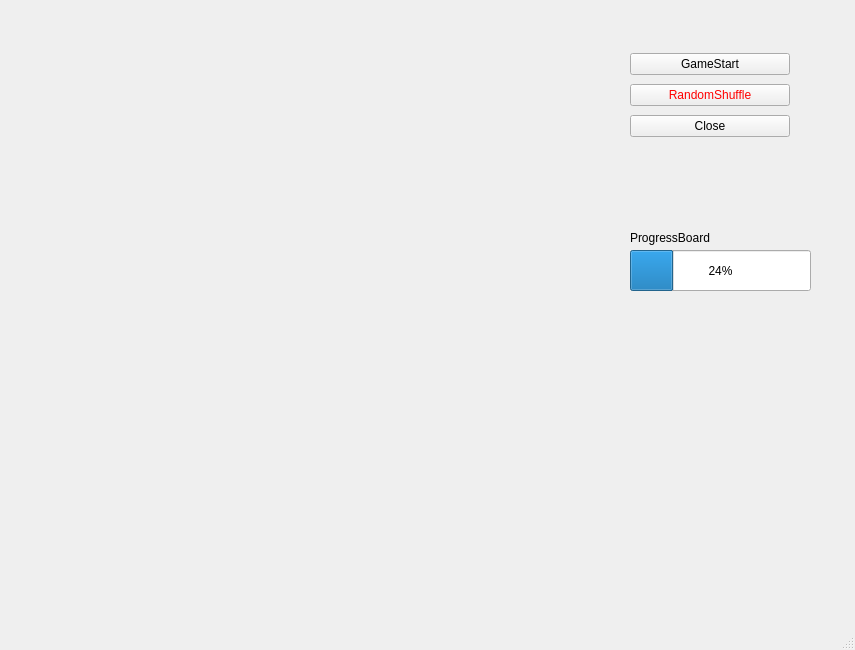
<?xml version="1.0" encoding="UTF-8"?>
<ui version="4.0">
 <class>MainWindow</class>
 <widget class="QMainWindow" name="MainWindow">
  <property name="geometry">
   <rect>
    <x>0</x>
    <y>0</y>
    <width>855</width>
    <height>650</height>
   </rect>
  </property>
  <property name="windowTitle">
   <string>MainWindow</string>
  </property>
  <property name="windowOpacity">
   <double>1.000000000000000</double>
  </property>
  <property name="autoFillBackground">
   <bool>false</bool>
  </property>
  <widget class="QWidget" name="centralwidget">
   <widget class="QWidget" name="widget" native="true">
    <property name="geometry">
     <rect>
      <x>20</x>
      <y>10</y>
      <width>800</width>
      <height>600</height>
     </rect>
    </property>
    <property name="mouseTracking">
     <bool>true</bool>
    </property>
    <property name="tabletTracking">
     <bool>true</bool>
    </property>
    <property name="acceptDrops">
     <bool>true</bool>
    </property>
    <widget class="QWidget" name="verticalLayoutWidget">
     <property name="geometry">
      <rect>
       <x>610</x>
       <y>40</y>
       <width>160</width>
       <height>91</height>
      </rect>
     </property>
     <layout class="QVBoxLayout" name="verticalLayout">
      <item>
       <widget class="QPushButton" name="GameStart">
        <property name="text">
         <string>GameStart</string>
        </property>
       </widget>
      </item>
      <item>
       <widget class="QPushButton" name="RandomShuffle">
        <property name="palette">
         <palette>
          <active>
           <colorrole role="WindowText">
            <brush brushstyle="SolidPattern">
             <color alpha="255">
              <red>170</red>
              <green>0</green>
              <blue>255</blue>
             </color>
            </brush>
           </colorrole>
           <colorrole role="Text">
            <brush brushstyle="SolidPattern">
             <color alpha="255">
              <red>255</red>
              <green>0</green>
              <blue>127</blue>
             </color>
            </brush>
           </colorrole>
           <colorrole role="ButtonText">
            <brush brushstyle="SolidPattern">
             <color alpha="255">
              <red>255</red>
              <green>0</green>
              <blue>0</blue>
             </color>
            </brush>
           </colorrole>
          </active>
          <inactive>
           <colorrole role="WindowText">
            <brush brushstyle="SolidPattern">
             <color alpha="255">
              <red>170</red>
              <green>0</green>
              <blue>255</blue>
             </color>
            </brush>
           </colorrole>
           <colorrole role="Text">
            <brush brushstyle="SolidPattern">
             <color alpha="255">
              <red>255</red>
              <green>0</green>
              <blue>127</blue>
             </color>
            </brush>
           </colorrole>
           <colorrole role="ButtonText">
            <brush brushstyle="SolidPattern">
             <color alpha="255">
              <red>255</red>
              <green>0</green>
              <blue>0</blue>
             </color>
            </brush>
           </colorrole>
          </inactive>
          <disabled>
           <colorrole role="WindowText">
            <brush brushstyle="SolidPattern">
             <color alpha="255">
              <red>120</red>
              <green>120</green>
              <blue>120</blue>
             </color>
            </brush>
           </colorrole>
           <colorrole role="Text">
            <brush brushstyle="SolidPattern">
             <color alpha="255">
              <red>120</red>
              <green>120</green>
              <blue>120</blue>
             </color>
            </brush>
           </colorrole>
           <colorrole role="ButtonText">
            <brush brushstyle="SolidPattern">
             <color alpha="255">
              <red>120</red>
              <green>120</green>
              <blue>120</blue>
             </color>
            </brush>
           </colorrole>
          </disabled>
         </palette>
        </property>
        <property name="text">
         <string>RandomShuffle</string>
        </property>
       </widget>
      </item>
      <item>
       <widget class="QPushButton" name="Close">
        <property name="text">
         <string>Close</string>
        </property>
       </widget>
      </item>
     </layout>
    </widget>
    <widget class="QLabel" name="label">
     <property name="geometry">
      <rect>
       <x>610</x>
       <y>220</y>
       <width>111</width>
       <height>16</height>
      </rect>
     </property>
     <property name="text">
      <string>ProgressBoard</string>
     </property>
    </widget>
    <widget class="QProgressBar" name="progressBar">
     <property name="geometry">
      <rect>
       <x>610</x>
       <y>240</y>
       <width>181</width>
       <height>41</height>
      </rect>
     </property>
     <property name="value">
      <number>24</number>
     </property>
    </widget>
   </widget>
  </widget>
  <widget class="QMenuBar" name="menubar">
   <property name="geometry">
    <rect>
     <x>0</x>
     <y>0</y>
     <width>855</width>
     <height>21</height>
    </rect>
   </property>
  </widget>
  <widget class="QStatusBar" name="statusbar"/>
 </widget>
 <resources/>
 <connections/>
</ui>
